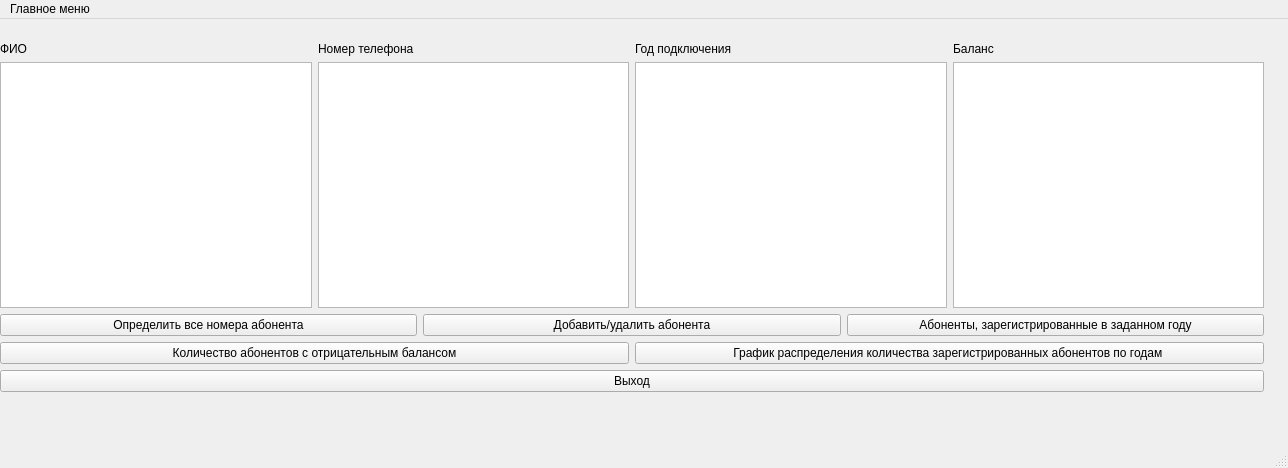
<?xml version="1.0" encoding="UTF-8"?>
<ui version="4.0">
 <class>MainWindow</class>
 <widget class="QMainWindow" name="MainWindow">
  <property name="geometry">
   <rect>
    <x>0</x>
    <y>0</y>
    <width>1288</width>
    <height>468</height>
   </rect>
  </property>
  <property name="windowTitle">
   <string>MainWindow</string>
  </property>
  <widget class="QWidget" name="centralwidget">
   <widget class="QWidget" name="layoutWidget">
    <property name="geometry">
     <rect>
      <x>0</x>
      <y>23</y>
      <width>1264</width>
      <height>350</height>
     </rect>
    </property>
    <layout class="QVBoxLayout" name="verticalLayout_6">
     <item>
      <layout class="QHBoxLayout" name="horizontalLayout">
       <item>
        <layout class="QVBoxLayout" name="verticalLayout">
         <item>
          <widget class="QLabel" name="label">
           <property name="text">
            <string>ФИО</string>
           </property>
          </widget>
         </item>
         <item>
          <widget class="QListWidget" name="listWidget"/>
         </item>
        </layout>
       </item>
       <item>
        <layout class="QVBoxLayout" name="verticalLayout_2">
         <item>
          <widget class="QLabel" name="label_2">
           <property name="text">
            <string>Номер телефона</string>
           </property>
          </widget>
         </item>
         <item>
          <widget class="QListWidget" name="listWidget_2"/>
         </item>
        </layout>
       </item>
       <item>
        <layout class="QVBoxLayout" name="verticalLayout_3">
         <item>
          <widget class="QLabel" name="label_3">
           <property name="text">
            <string>Год подключения</string>
           </property>
          </widget>
         </item>
         <item>
          <widget class="QListWidget" name="listWidget_3"/>
         </item>
        </layout>
       </item>
       <item>
        <layout class="QVBoxLayout" name="verticalLayout_4">
         <item>
          <widget class="QLabel" name="label_4">
           <property name="text">
            <string>Баланс</string>
           </property>
          </widget>
         </item>
         <item>
          <widget class="QListWidget" name="listWidget_4"/>
         </item>
        </layout>
       </item>
      </layout>
     </item>
     <item>
      <layout class="QVBoxLayout" name="verticalLayout_5">
       <item>
        <layout class="QHBoxLayout" name="horizontalLayout_2">
         <item>
          <widget class="QPushButton" name="pushButton_2">
           <property name="text">
            <string>Определить все номера абонента</string>
           </property>
          </widget>
         </item>
         <item>
          <widget class="QPushButton" name="pushButton">
           <property name="text">
            <string>Добавить/удалить абонента</string>
           </property>
          </widget>
         </item>
         <item>
          <widget class="QPushButton" name="pushButton_3">
           <property name="text">
            <string>Абоненты, зарегистрированные в заданном году</string>
           </property>
          </widget>
         </item>
        </layout>
       </item>
       <item>
        <layout class="QHBoxLayout" name="horizontalLayout_3">
         <item>
          <widget class="QPushButton" name="pushButton_4">
           <property name="text">
            <string>Количество абонентов с отрицательным балансом</string>
           </property>
          </widget>
         </item>
         <item>
          <widget class="QPushButton" name="pushButton_5">
           <property name="text">
            <string>График распределения количества зарегистрированных абонентов по годам </string>
           </property>
          </widget>
         </item>
        </layout>
       </item>
       <item>
        <widget class="QPushButton" name="pushButton_6">
         <property name="text">
          <string>Выход</string>
         </property>
        </widget>
       </item>
      </layout>
     </item>
    </layout>
   </widget>
  </widget>
  <widget class="QMenuBar" name="menubar">
   <property name="geometry">
    <rect>
     <x>0</x>
     <y>0</y>
     <width>1288</width>
     <height>26</height>
    </rect>
   </property>
   <widget class="QMenu" name="menu">
    <property name="title">
     <string>Главное меню</string>
    </property>
   </widget>
   <addaction name="menu"/>
  </widget>
  <widget class="QStatusBar" name="statusbar"/>
 </widget>
 <resources/>
 <connections>
  <connection>
   <sender>pushButton_6</sender>
   <signal>clicked()</signal>
   <receiver>MainWindow</receiver>
   <slot>close()</slot>
   <hints>
    <hint type="sourcelabel">
     <x>406</x>
     <y>377</y>
    </hint>
    <hint type="destinationlabel">
     <x>410</x>
     <y>425</y>
    </hint>
   </hints>
  </connection>
 </connections>
</ui>
